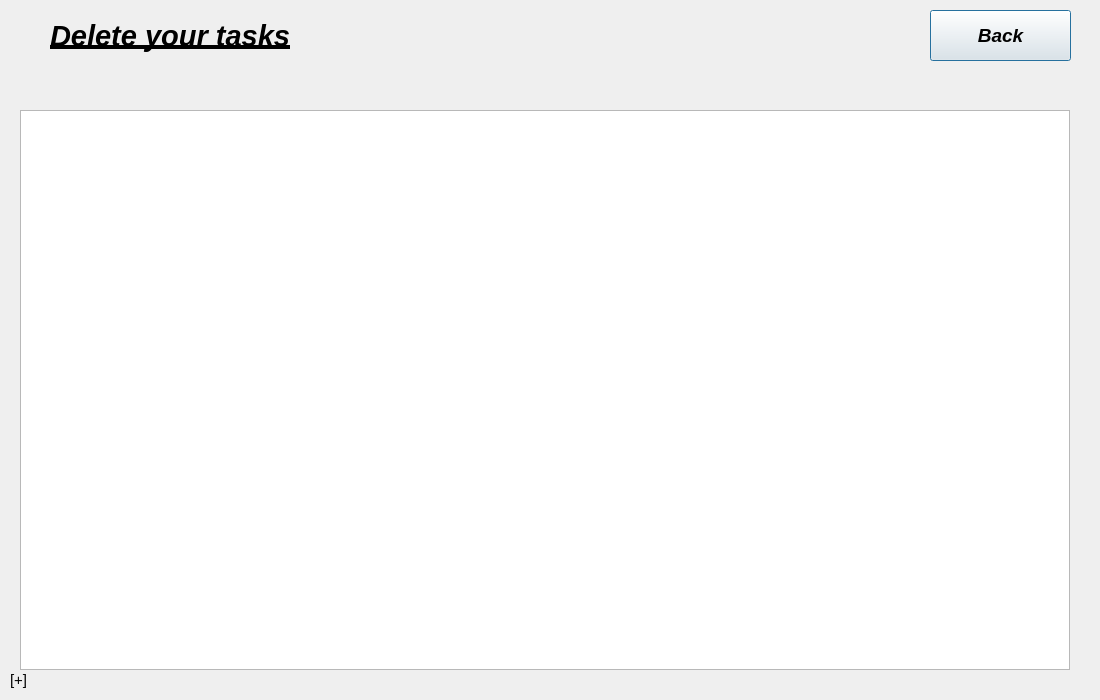
<?xml version="1.0" encoding="UTF-8"?>
<ui version="4.0">
 <class>DeleteTask</class>
 <widget class="QDialog" name="DeleteTask">
  <property name="geometry">
   <rect>
    <x>0</x>
    <y>0</y>
    <width>1100</width>
    <height>700</height>
   </rect>
  </property>
  <property name="maximumSize">
   <size>
    <width>1100</width>
    <height>700</height>
   </size>
  </property>
  <property name="windowTitle">
   <string>Dialog</string>
  </property>
  <widget class="QLabel" name="DeleteTaskMessageLabel">
   <property name="geometry">
    <rect>
     <x>50</x>
     <y>10</y>
     <width>341</width>
     <height>51</height>
    </rect>
   </property>
   <property name="maximumSize">
    <size>
     <width>450</width>
     <height>70</height>
    </size>
   </property>
   <property name="font">
    <font>
     <pointsize>22</pointsize>
     <italic>true</italic>
     <bold>true</bold>
     <underline>true</underline>
    </font>
   </property>
   <property name="text">
    <string>Delete your tasks</string>
   </property>
  </widget>
  <widget class="QPushButton" name="BackButton">
   <property name="geometry">
    <rect>
     <x>930</x>
     <y>10</y>
     <width>141</width>
     <height>51</height>
    </rect>
   </property>
   <property name="maximumSize">
    <size>
     <width>150</width>
     <height>70</height>
    </size>
   </property>
   <property name="font">
    <font>
     <pointsize>14</pointsize>
     <italic>true</italic>
     <bold>true</bold>
    </font>
   </property>
   <property name="text">
    <string>Back</string>
   </property>
  </widget>
  <widget class="QLabel" name="connectionMessageLabel">
   <property name="geometry">
    <rect>
     <x>10</x>
     <y>670</y>
     <width>63</width>
     <height>20</height>
    </rect>
   </property>
   <property name="maximumSize">
    <size>
     <width>200</width>
     <height>20</height>
    </size>
   </property>
   <property name="font">
    <font>
     <pointsize>11</pointsize>
    </font>
   </property>
   <property name="text">
    <string>[+]</string>
   </property>
  </widget>
  <widget class="QTableWidget" name="ViewTaskTableWidget">
   <property name="geometry">
    <rect>
     <x>20</x>
     <y>110</y>
     <width>1050</width>
     <height>560</height>
    </rect>
   </property>
   <property name="maximumSize">
    <size>
     <width>1050</width>
     <height>560</height>
    </size>
   </property>
   <property name="font">
    <font>
     <pointsize>12</pointsize>
    </font>
   </property>
  </widget>
 </widget>
 <resources/>
 <connections/>
</ui>
